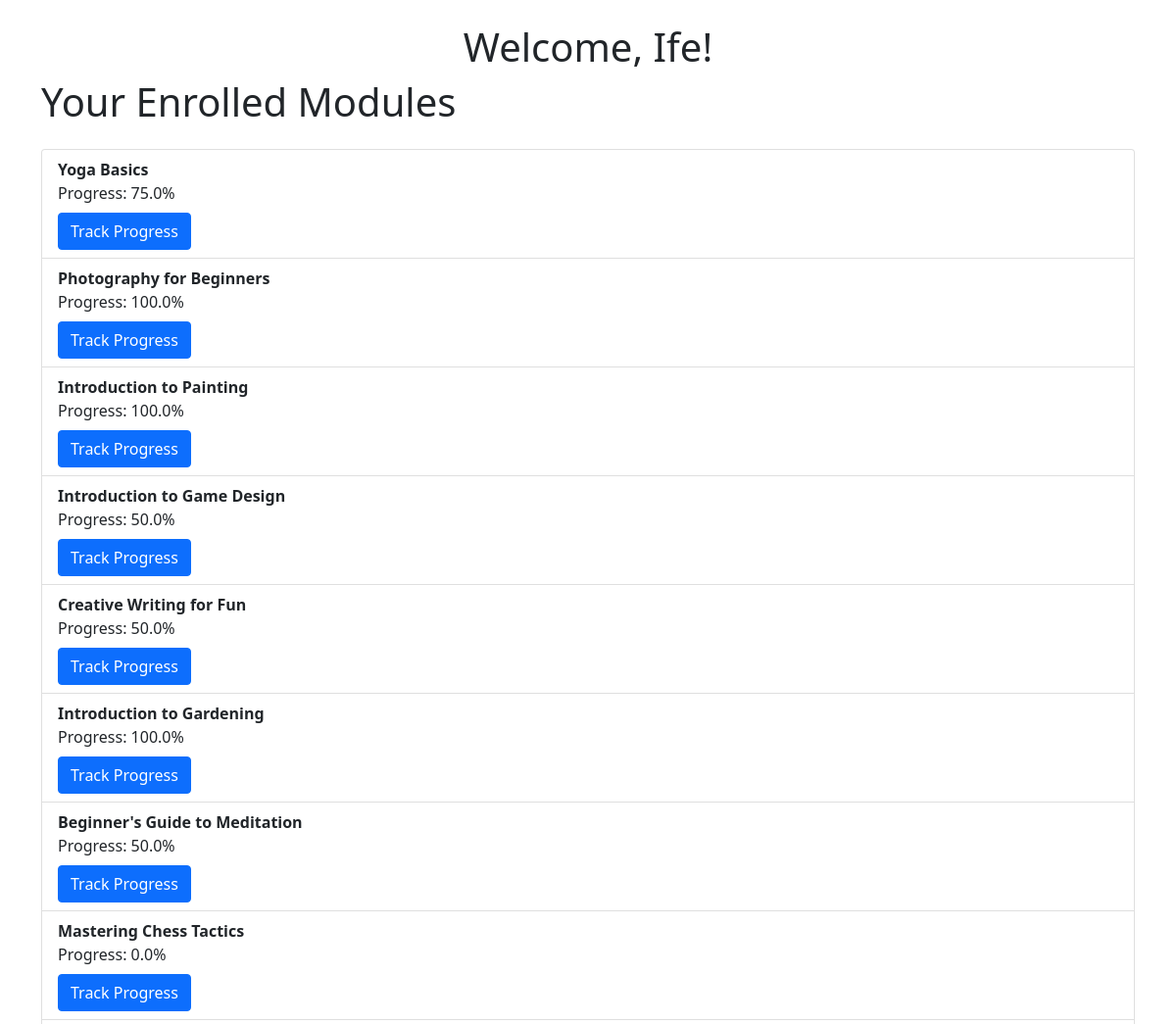
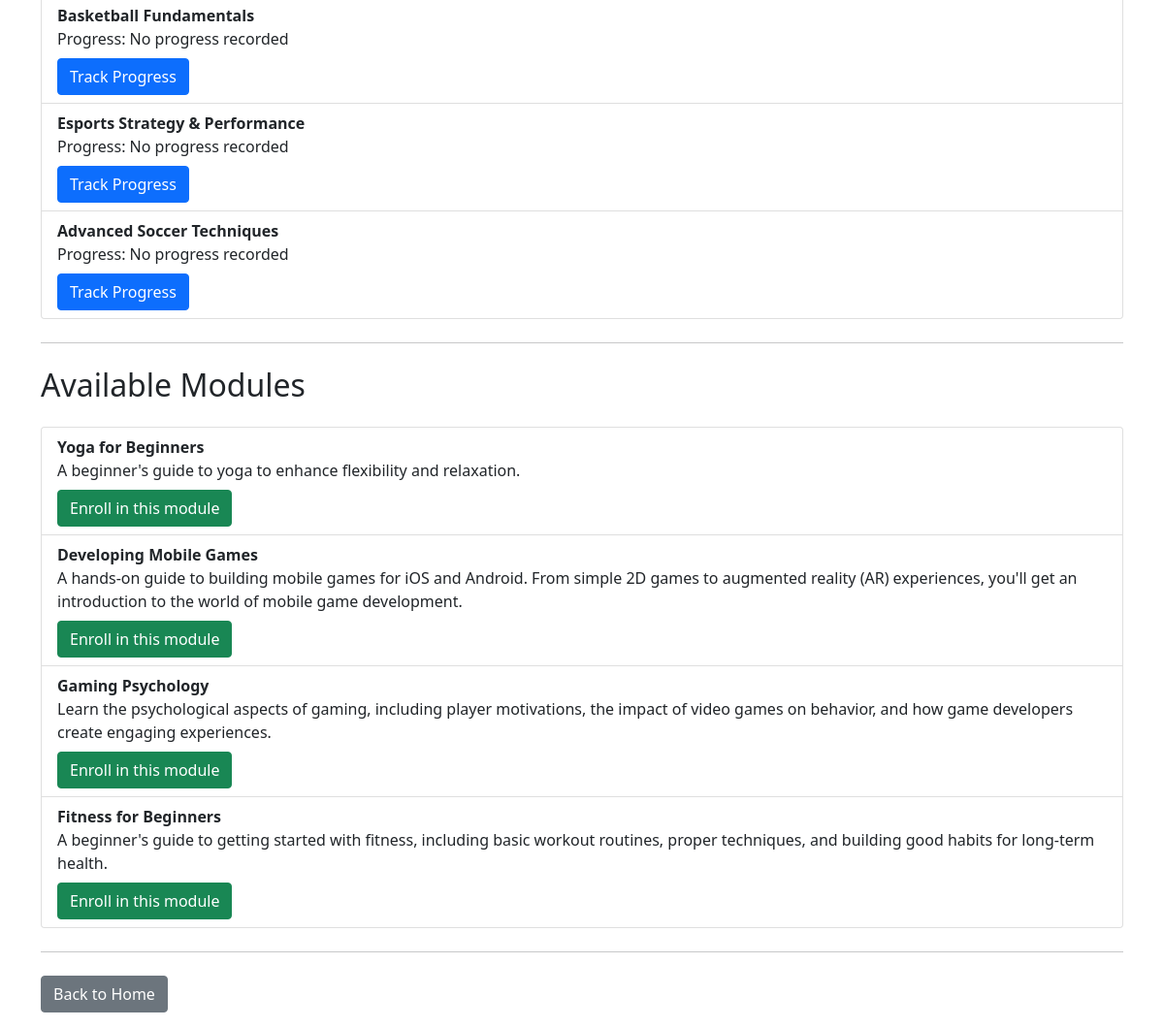
Page /dashboard/ (signed in) on the committed database (2 pictures, top to bottom).
### core/models.py (models this page shows, shortened)
class User(AbstractUser):
    ROLE_CHOICES = (
        ('admin', 'Admin'),
        ('trainer', 'Trainer'),
        ('student', 'Student'),
    )
    role = models.CharField(max_length=10, choices=ROLE_CHOICES)
    groups = models.ManyToManyField(
        'auth.Group',
        related_name='core_user_set',  # Changed related_name
        blank=True,
        help_text='The groups this user belongs to.',
        related_query_name='user',
    )
    user_permissions = models.ManyToManyField(
        'auth.Permission',
        related_name='core_user_permissions',  # Changed related_name
        blank=True,
        help_text='Specific permissions for this user.',
        related_query_name='user',
    )

class Enrollment(models.Model):
    student = models.ForeignKey(Student, on_delete=models.CASCADE)
    module = models.ForeignKey(TrainingModule, on_delete=models.CASCADE)
    enrollment_date = models.DateTimeField(auto_now_add=True)

class TrainingModule(models.Model):
    trainer = models.ForeignKey(Trainer, on_delete=models.CASCADE)
    module_id = models.CharField(max_length=20, unique=True)
    title = models.CharField(max_length=100)
    description = models.TextField()
    created_at = models.DateTimeField(auto_now_add=True)
    updated_at = models.DateTimeField(auto_now=True)

class Progress(models.Model):
    enrollment = models.OneToOneField(Enrollment, on_delete=models.CASCADE)
    progress_percentage = models.FloatField(default=0.0)
    completion_status = models.CharField(max_length=20, default='in-progress')
    points = models.IntegerField(default=0)  # Points for gamification
    badge_earned = models.CharField(max_length=50, blank=True)  # Badge earned for completing challenges

### core/views.py (the view)
# urls.py: path('dashboard/', views.student_dashboard, name='student_dashboard'),
@login_required
def student_dashboard(request):
    try:
        student = Student.objects.get(user=request.user)
    except Student.DoesNotExist:
        messages.error(request, "You are not registered as a student.")
        return redirect('home')
    enrollments = Enrollment.objects.filter(student=student)
    available_modules = TrainingModule.objects.exclude(id__in=[enrollment.module.id for enrollment in enrollments])
    if not enrollments.exists():
        messages.info(request, "You are not enrolled in any modules.")
    return render(request, 'core/student_dashboard.html', {'enrollments': enrollments, 'available_modules': available_modules,})

### core/templates/core/student_dashboard.html (shortened to what this page needs)
<!DOCTYPE html>
<html lang="en">
<head>
    <link href="https://cdn.jsdelivr.net/npm/bootstrap@5.1.0/dist/css/bootstrap.min.css" rel="stylesheet">
</head>
<body>
    <div class="container mt-4">
        <h1 class="text-center">Welcome, {{ user.first_name }}!</h1>
        <h1 class="mb-4">Your Enrolled Modules</h1>
        {% if enrollments %}
            <ul class="list-group">
                {% for enrollment in enrollments %}
                    <li class="list-group-item">
                        <strong>{{ enrollment.module.title }}</strong><br>
                        Progress:
                        {% if enrollment.progress %}
                            {{ enrollment.progress.progress_percentage }}%
                        {% else %}
                            No progress recorded
                        {% endif %}
                        <br>
                        <a href="{% url 'track_progress' enrollment.id %}" class="btn btn-primary mt-2">Track Progress</a>
                    </li>
                {% endfor %}
            </ul>
        {% else %}
            <div class="alert alert-warning mt-3" role="alert">
                You are not enrolled in any modules. Please enroll in a module or check back later.
            </div>
        {% endif %}
        <hr class="my-4">
        <h2 class="mb-4">Available Modules</h2>
        {% if available_modules %}
            <ul class="list-group">
                {% for module in available_modules %}
                    <li class="list-group-item">
                        <strong>{{ module.title }}</strong><br>
                        {{ module.description }}<br>
                        <a href="{% url 'enroll_in_module' module.id %}" class="btn btn-success mt-2">Enroll in this module</a>
                    </li>
                {% endfor %}
            </ul>
        {% else %}
            <div class="alert alert-info mt-3" role="alert">
                No modules available for enrollment at the moment.
            </div>
        {% endif %}
        <hr class="my-4">
        <p><a href="{% url 'home' %}" class="btn btn-secondary">Back to Home</a></p>
    </div>
</body>
</html>

### rows in the picture
User: first_name "Ife"
Enrollment: module "Yoga Basics", progress.progress_percentage "75.0"
Enrollment: module "Photography for Beginners", progress.progress_percentage "100.0"
Enrollment: module "Introduction to Painting", progress.progress_percentage "100.0"
Enrollment: module "Introduction to Game Design", progress.progress_percentage "50.0"
Enrollment: module "Creative Writing for Fun", progress.progress_percentage "50.0"
Enrollment: module "Introduction to Gardening", progress.progress_percentage "100.0"
Enrollment: module "Beginner's Guide to Meditation", progress.progress_percentage "50.0"
Enrollment: module "Mastering Chess Tactics", progress.progress_percentage "0.0"
Enrollment: module "Basketball Fundamentals", shows "No progress recorded"
Enrollment: module "Esports Strategy & Performance", shows "No progress recorded"
Enrollment: module "Advanced Soccer Techniques", shows "No progress recorded"
TrainingModule: title "Yoga for Beginners", description "A beginner's guide to yoga to enhance flexibility and relaxation."
TrainingModule: title "Developing Mobile Games", description "A hands-on guide to building mobile games for iOS and Android. From simple 2D games to augmented reality (AR) experiences, you'll get an introduction to the world of mobile game development."
TrainingModule: title "Gaming Psychology", description "Learn the psychological aspects of gaming, including player motivations, the impact of video games on behavior, and how game developers create engaging experiences."
TrainingModule: title "Fitness for Beginners", description "A beginner's guide to getting started with fitness, including basic workout routines, proper techniques, and building good habits for long-term health."
